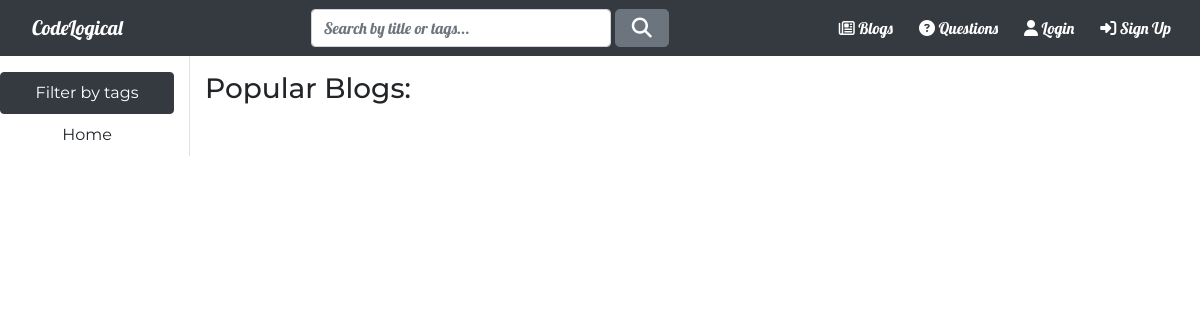
/, run on an earlier commit of the app's database.
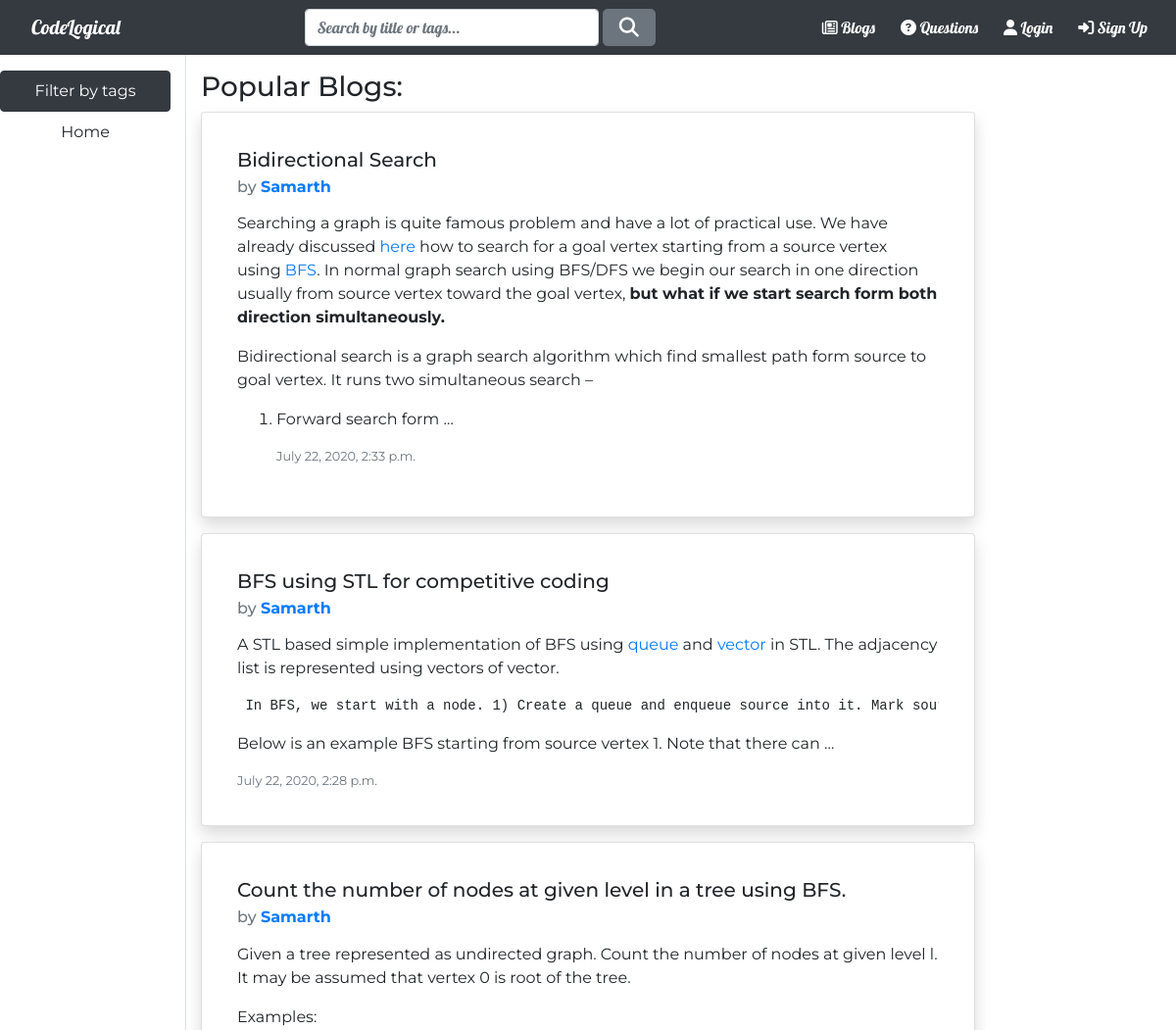
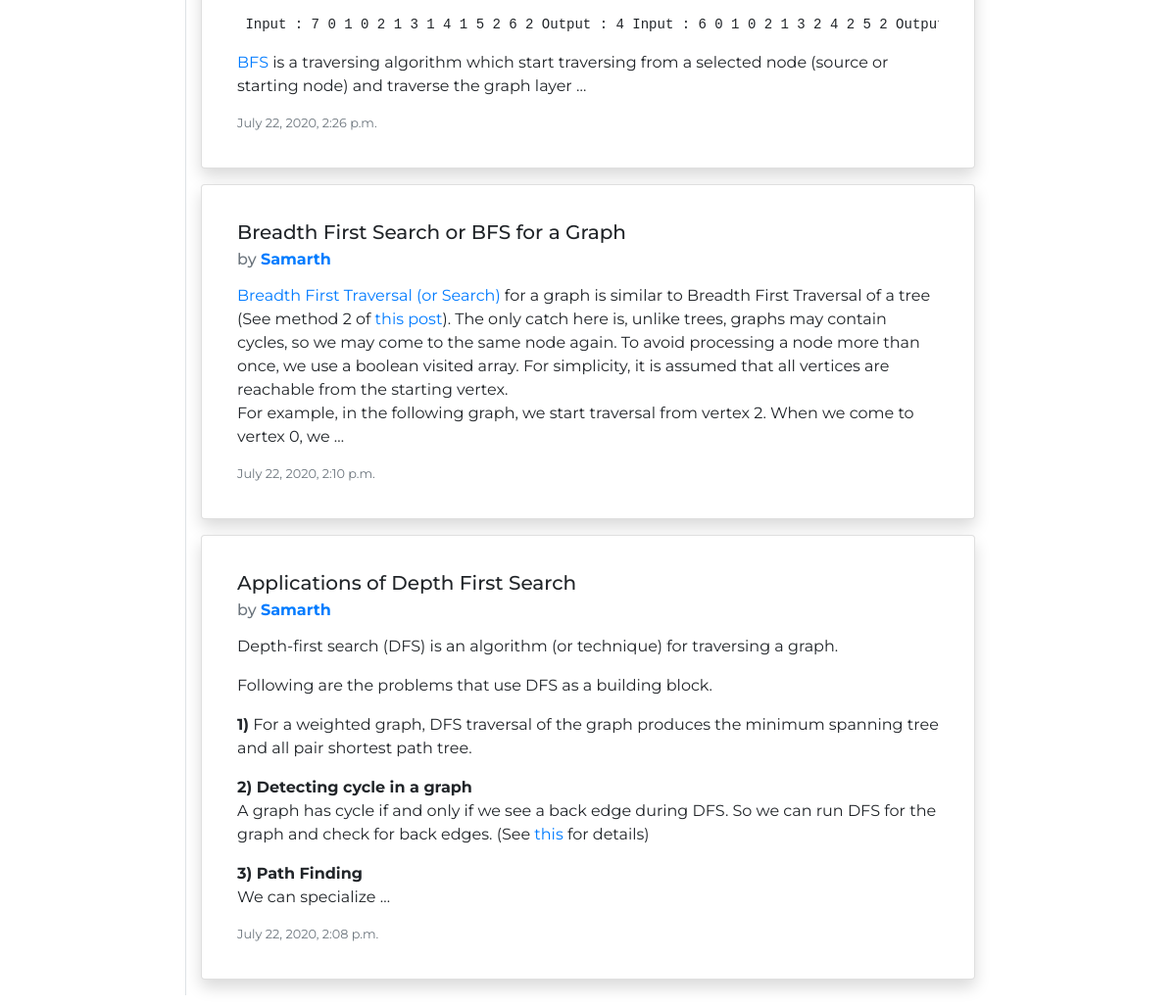
And on a later commit of the database (2 pictures, top to bottom).
### blog/models.py (models this page shows, shortened)
class Blog(models.Model):
    title=models.CharField(max_length=100,default="TITLE")
    content=RichTextField(default="CONTENT",blank=True,null=True)
    posted_on=models.DateTimeField(null=True,blank=True)
    author=models.ForeignKey(User,on_delete=models.CASCADE,null=True,blank=True)
    tags = TaggableManager()

### blog/views.py (the view)
# urls.py: path('',home,name='home'),
def home(request):
    if request.POST:
        query=request.POST['title']
        print(query)
        return redirect('search-result',query)
    searchform=SearchForm()
    blogs=Blog.objects.all().order_by('-posted_on')[:5]
    return render(request,'blog/home.html',{'blogs':blogs,'searchform':searchform})

### blog/forms.py
class SearchForm(forms.Form):
    title=forms.CharField(max_length=100,label="Search")

### blog/templates/blog/home.html (shortened to what this page needs)
{% extends "blog/base.html" %}
{% block space %}
<div class="row flex-xl-nowrap">
    <div class="col-12 col-md-3 col-xl-2 bd-sidebar border-right align-items-center">
        <nav class="nav flex-column sticky-top sidebar pt-3">
            <li class="nav-item">
                <a class="nav-link btn btn-dark " href="{% url 'tag-list-blogs' %}">Filter by tags</a>
            </li>
            <li class="nav-item">
                <a class="nav-link btn " href="{% url 'home' %}" tabindex="-1" aria-disabled="true">Home</a>
            </li>
        </nav>
    </div>
    <div class="col-sm-12 col-md-8 col-lg-8 pt-3" style="width:auto">
        <h3>Popular Blogs:</h3>
        <div>
            {% for blog in blogs %}
                <div class="card shadow p-3 mb-3 bg-white rounded ">
                    <div class="card-body">
                        <h5 class="card-title">{{ blog.title }}</h5>
                        <h6 class="card-subtitle mb-2 text-muted">by <a style="position: relative;" href="{% url 'profile'  blog.author.id %}" class="text-decoration-none"><strong>{{ blog.author }}</strong></a> </h6>
                        <p class="card-text">{{ blog.content|safe|truncatewords:90 }}</p>
                        <p class="card-text"><small class="text-muted">{{ blog.posted_on }}</small></p>
                    </div>
                </div>
            {% endfor %}
        </div>
    </div>
</div>
{% endblock %}

What changed in the data, as far as the page shows it:
added Blog: title "Bidirectional Search", author "Samarth", content "Searching a graph is quite famous problem and have a lot of practical use. We have already discussed here how to search for a goal vertex starting from a source vertex using BFS . In normal graph search using BFS/DFS we begin our search in one direction usually from source vertex toward the goal vertex, but what if we start search form both direction simultaneously. Bidirectional search is a graph search algorithm which find smallest path form source to goal vertex. It runs two simultaneous search – Forward search form …", posted_on "July 22, 2020, 2:33 p.m."
added Blog: title "BFS using STL for competitive coding", author "Samarth", content "A STL based simple implementation of BFS using queue and vector in STL. The adjacency list is represented using vectors of vector. In BFS, we start with a node. 1) Create a queue and enqueue source into it. Mark Below is an example BFS starting from source vertex 1. Note that there can …", posted_on "July 22, 2020, 2:28 p.m."
added Blog: title "Count the number of nodes at given level in a tree using BFS.", author "Samarth", content "Given a tree represented as undirected graph. Count the number of nodes at given level l. It may be assumed that vertex 0 is root of the tree. Examples: Input : 7 0 1 0 2 1 3 1 4 1 5 2 6 2 Output : 4 Input : 6 0 1 0 2 1 3 2 4 2 5 2 BFS is a traversing algorithm which start traversing from a selected node (source or starting node) and traverse the graph layer …", posted_on "July 22, 2020, 2:26 p.m."
added Blog: title "Breadth First Search or BFS for a Graph", author "Samarth", content "Breadth First Traversal (or Search) for a graph is similar to Breadth First Traversal of a tree (See method 2 of this post ). The only catch here is, unlike trees, graphs may contain cycles, so we may come to the same node again. To avoid processing a node more than once, we use a boolean visited array. For simplicity, it is assumed that all vertices are reachable from the starting vertex. For example, in the following graph, we start traversal from vertex 2. When we come to vertex 0, we …", posted_on "July 22, 2020, 2:10 p.m."
added Blog: title "Applications of Depth First Search", author "Samarth", content "Depth-first search (DFS) is an algorithm (or technique) for traversing a graph. Following are the problems that use DFS as a building block. 1) For a weighted graph, DFS traversal of the graph produces the minimum spanning tree and all pair shortest path tree. 2) Detecting cycle in a graph A graph has cycle if and only if we see a back edge during DFS. So we can run DFS for the graph and check for back edges. (See this for details) 3) Path Finding We can specialize …", posted_on "July 22, 2020, 2:08 p.m."
